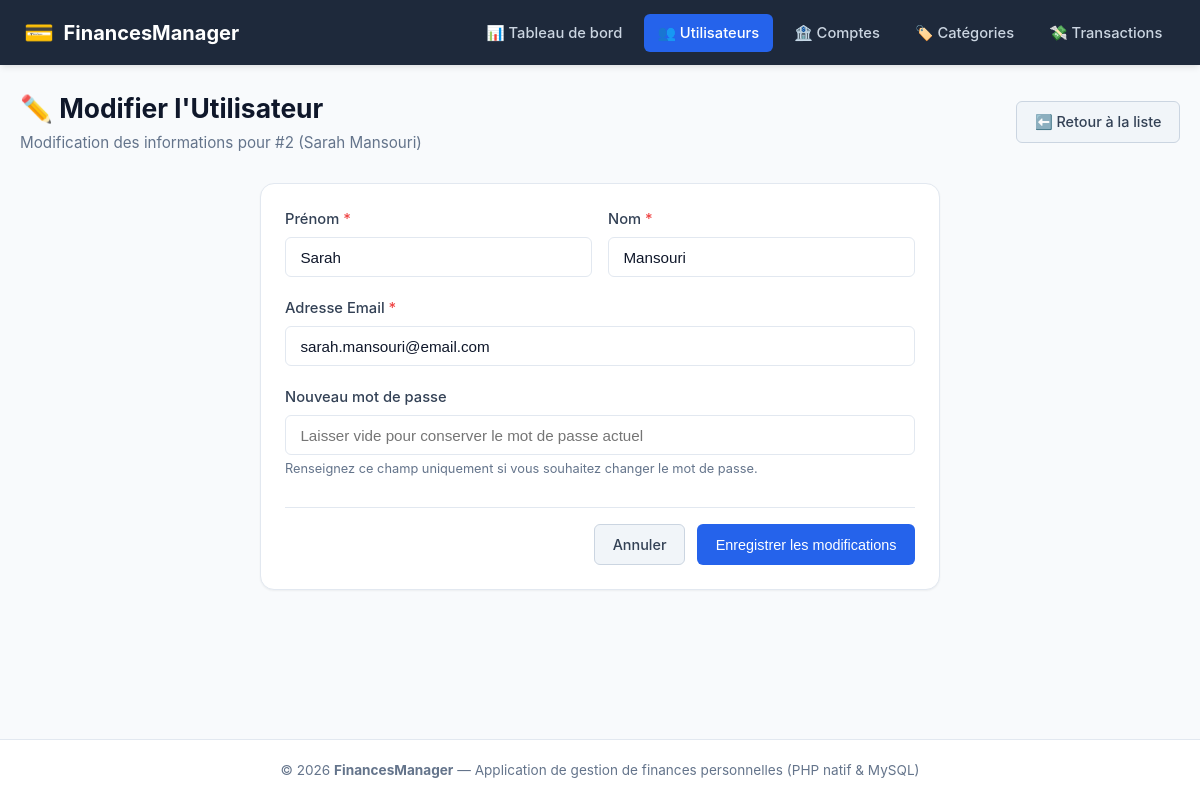
Page /utilisateurs/edit.php?id=2 on the committed database.
### tables this page shows
CREATE TABLE `Utilisateur` (
    `id_utilisateur` INT AUTO_INCREMENT PRIMARY KEY,
    `nom` VARCHAR(100) NOT NULL,
    `prenom` VARCHAR(100) NOT NULL,
    `email` VARCHAR(191) NOT NULL UNIQUE,
    `mot_de_passe` VARCHAR(255) NOT NULL,
    `date_creation` DATETIME NOT NULL DEFAULT CURRENT_TIMESTAMP
);

### config/db.php (called while the page is built, shortened)
<?php
function getBaseUrl(): string {
    $scriptDir = str_replace('\\', '/', dirname($_SERVER['SCRIPT_NAME'] ?? ''));
    $subfolders = ['/utilisateurs', '/comptes', '/categories', '/transactions', '/config', '/includes'];
    foreach ($subfolders as $sub) {
        if (str_ends_with($scriptDir, $sub)) {
            $scriptDir = substr($scriptDir, 0, -strlen($sub));
            break;
        }
    }
    $trimmed = rtrim($scriptDir, '/');
    return ($trimmed === '' ? '' : $trimmed) . '/';
}
function escape(?string $value): string {
    return htmlspecialchars($value ?? '', ENT_QUOTES, 'UTF-8');
}

### utilisateurs/edit.php (the view, shortened to what this page needs)
<?php
require_once __DIR__ . '/../config/db.php';
$id = isset($_GET['id']) ? (int)$_GET['id'] : 0;
try {
    $stmt = $pdo->prepare("SELECT * FROM Utilisateur WHERE id_utilisateur = ?");
    $stmt->execute([$id]);
    $user = $stmt->fetch();
} catch (PDOException $e) {
    setFlash('danger', "Erreur : " . $e->getMessage());
    redirect(getBaseUrl() . 'utilisateurs/list.php');
}
$nom = $user['nom'];
$prenom = $user['prenom'];
$email = $user['email'];
require_once __DIR__ . '/../includes/header.php';
?>
<div class="page-header">
    <div>
        <h1 class="page-title">✏️ Modifier l'Utilisateur</h1>
        <p class="page-subtitle">Modification des informations pour #<?= (int)$id ?> (<?= escape($user['prenom'] . ' ' . $user['nom']) ?>)</p>
    </div>
    <a href="<?= $baseUrl ?>utilisateurs/list.php" class="btn btn-secondary">
        ⬅️ Retour à la liste
    </a>
</div>
<div class="card form-container">
    <form action="" method="POST" class="js-validate" novalidate>
        <div class="form-row">
            <div class="form-group">
                <label for="prenom" class="form-label required">Prénom</label>
                <input type="text" id="prenom" name="prenom" class="form-control"
                       value="<?= escape($prenom) ?>" required>
            </div>
            <div class="form-group">
                <label for="nom" class="form-label required">Nom</label>
                <input type="text" id="nom" name="nom" class="form-control"
                       value="<?= escape($nom) ?>" required>
            </div>
        </div>
        <div class="form-group">
            <label for="email" class="form-label required">Adresse Email</label>
            <input type="email" id="email" name="email" class="form-control"
                   value="<?= escape($email) ?>" required>
        </div>
        <div class="form-group">
            <label for="mot_de_passe" class="form-label">Nouveau mot de passe</label>
            <input type="password" id="mot_de_passe" name="mot_de_passe" class="form-control"
                   placeholder="Laisser vide pour conserver le mot de passe actuel">
            <small class="form-text">Renseignez ce champ uniquement si vous souhaitez changer le mot de passe.</small>
        </div>
        <div class="form-actions">
            <a href="<?= $baseUrl ?>utilisateurs/list.php" class="btn btn-secondary">Annuler</a>
            <button type="submit" class="btn btn-primary">Enregistrer les modifications</button>
        </div>
    </form>
</div>
<?php require_once __DIR__ . '/../includes/footer.php'; ?>

### assets/css/style.css (style rules this page uses)
:root { --primary: #2563eb; --primary-hover: #1d4ed8; --primary-light: #eff6ff; --secondary: #64748b; --secondary-hover: #475569; --success: #10b981; --success-light: #ecfdf5; --danger: #ef4444; --danger-light: #fef2f2; --warning: #f59e0b; --warning-light: #fffbeb; --info: #0ea5e9; --info-light: #f0f9ff; --bg: #f8fafc; --card-bg: #ffffff; --text-main: #0f172a; --text-muted: #64748b; --border: #e2e8f0; --border-focus: #93c5fd; --radius-sm: 6px; --radius-md: 10px; --radius-lg: 14px; --shadow-sm: 0 1px 2px rgba(0, 0, 0, 0.05); --shadow-md: 0 4px 6px -1px rgba(0, 0, 0, 0.08), 0 2px 4px -2px rgba(0, 0, 0, 0.05); --shadow-lg: 0 10px 15px -3px rgba(0, 0, 0, 0.08), 0 4px 6px -4px rgba(0, 0, 0, 0.05); }
* { box-sizing: border-box; margin: 0; padding: 0; }
body { font-family: -apple-system, BlinkMacSystemFont, "Segoe UI", Roboto, Oxygen, Ubuntu, Cantarell, "Open Sans", sans-serif; background-color: var(--bg); color: var(--text-main); line-height: 1.5; min-height: 100vh; display: flex; flex-direction: column; }
.page-header { display: flex; justify-content: space-between; align-items: center; flex-wrap: wrap; gap: 1rem; margin-bottom: 1.75rem; }
.page-title { font-size: 1.65rem; font-weight: 700; color: #0f172a; }
.page-subtitle { font-size: 0.95rem; color: var(--text-muted); margin-top: 0.2rem; }
.card { background-color: var(--card-bg); border: 1px solid var(--border); border-radius: var(--radius-lg); box-shadow: var(--shadow-sm); padding: 1.5rem; margin-bottom: 1.5rem; }
.btn { display: inline-flex; align-items: center; justify-content: center; gap: 0.45rem; padding: 0.55rem 1.1rem; border-radius: var(--radius-sm); font-size: 0.9rem; font-weight: 500; text-decoration: none; cursor: pointer; border: 1px solid transparent; transition: background-color 0.15s ease, border-color 0.15s ease, transform 0.1s ease; }
.btn-primary { background-color: var(--primary); color: #ffffff; }
.btn-secondary { background-color: #f1f5f9; color: #334155; border-color: #cbd5e1; }
.form-container { max-width: 680px; margin: 0 auto; }
.form-group { margin-bottom: 1.25rem; }
.form-label { display: block; margin-bottom: 0.45rem; font-weight: 500; font-size: 0.92rem; color: #334155; }
.form-label.required::after { content: " *"; color: var(--danger); }
.form-control { width: 100%; padding: 0.65rem 0.9rem; border: 1px solid var(--border); border-radius: var(--radius-sm); font-size: 0.95rem; background-color: #ffffff; color: #0f172a; transition: border-color 0.15s ease, box-shadow 0.15s ease; }
.form-text { font-size: 0.8rem; color: var(--text-muted); margin-top: 0.35rem; }
.form-row { display: grid; grid-template-columns: 1fr 1fr; gap: 1rem; }
.form-actions { display: flex; justify-content: flex-end; gap: 0.75rem; margin-top: 1.75rem; padding-top: 1rem; border-top: 1px solid var(--border); }

### rows in the picture
utilisateur: prenom+nom "Sarah Mansouri", prenom "Sarah", nom "Mansouri", email "sarah.mansouri@email.com"

### other values in the picture
$id "2"
